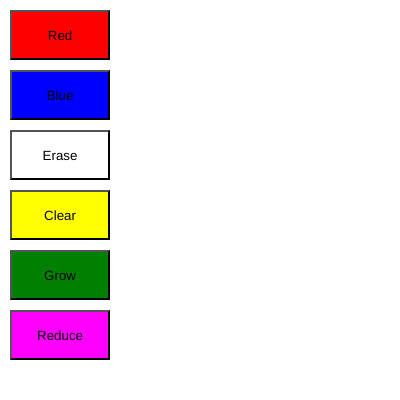
Frame 1 (no input)
Frame 60 (no input): identical to frame 1, image omitted
Frame 120 (the mouse pressed at the canvas centre since frame 60): identical to frame 1, image omitted

The p5.js sketch that drew this single still picture (run headless with seeded random() and noise() and a simulated clock; from frame 60 on, the mouse is pressed at the canvas centre):

// p5.js sketch
// ── sketch.js
  var size = 30

function setup() {
  createCanvas(400, 400);
  background(255);

 //setup button1
  let redButton;
  redButton = createButton('Red');
  redButton.size(100, 50);
  redButton.position(10,10);
  redButton.style('background:red');
  redButton.mousePressed(changeRed);
  
  //setup button2
  let blueButton;
  blueButton = createButton('Blue');
  blueButton.size(100, 50);
  blueButton.position(10,70);
  blueButton.style('background:blue');
  blueButton.mousePressed(changeBlue);
  
  //setup eraser
  let eraseButton;
  eraseButton = createButton('Erase');
  eraseButton.size(100, 50);
  eraseButton.position(10,130);
  eraseButton.style('background:white');
  eraseButton.mousePressed(changeClear);
  
  //setup reset
  let clearButton;
  clearButton = createButton('Clear');
  clearButton.size(100, 50);
  clearButton.position(10,190);
  clearButton.style('background:yellow');
  clearButton.mousePressed(reset);
  
  // setup brushGrow
  let growButton;
  growButton = createButton('Grow');
  growButton.size(100, 50);
  growButton.position(10, 250);
  growButton.style('background:green');
  growButton.mousePressed(grow);
  
  // setup brushReduce
  let shrinkButton;
  growButton = createButton('Reduce');
  growButton.size(100, 50);
  growButton.position(10, 310);
  growButton.style('background:magenta');
  growButton.mousePressed(shrink);
}

function changeRed() {
  fill('Red');
}

function changeBlue() {
  fill('Blue');
}

function changeClear() {
  fill('White');
}

function reset() {
  background(255);
  size = 30;
}

function grow() {
  size += 5;
}

function shrink() {
  size -= 5;
}

function draw() {
  noStroke();
  if (mouseIsPressed) {
  ellipse(mouseX, mouseY, size, size);
  }
}
